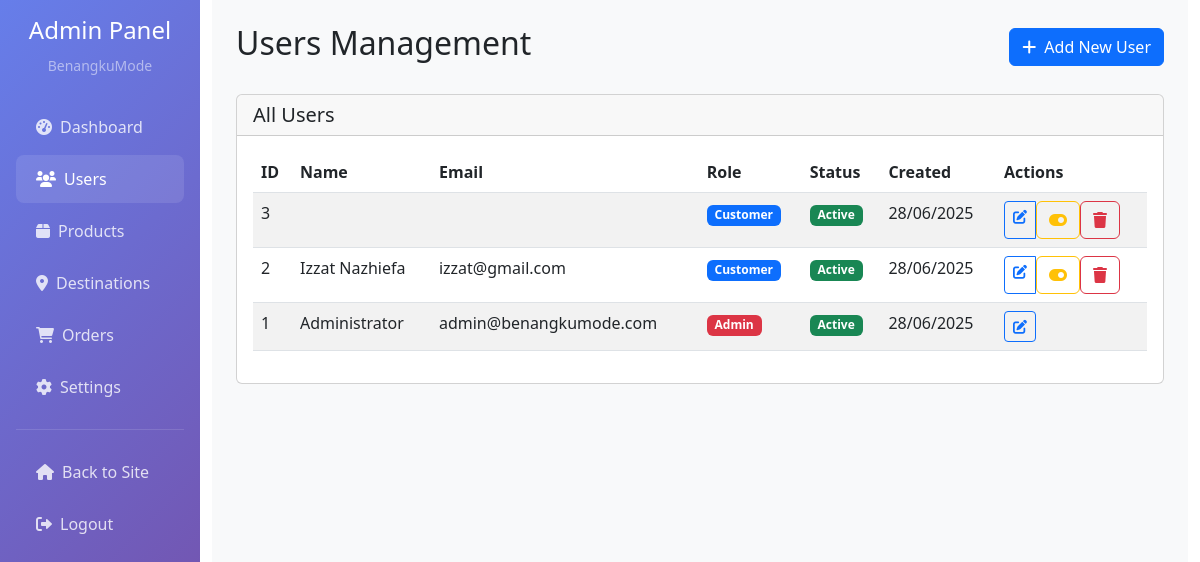
Before: /admin/users.php (signed in) with the older database file.
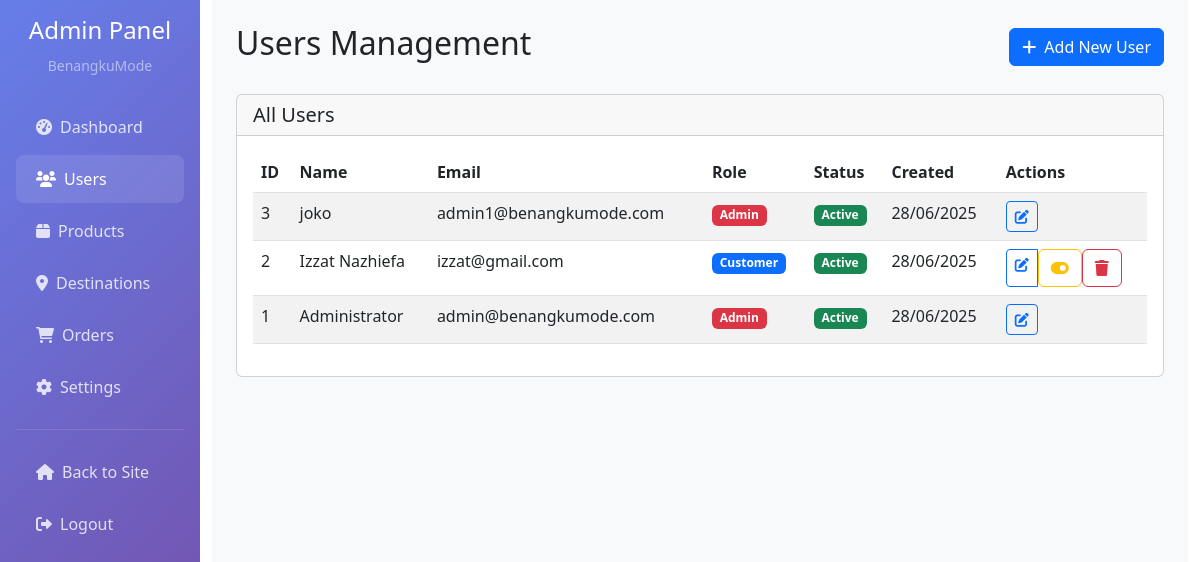
After: the same page with the newer database file.
### tables this page shows
CREATE TABLE `users` (
  `id` int(11) NOT NULL,
  `username` varchar(50) NOT NULL,
  `email` varchar(100) NOT NULL,
  `password` varchar(255) NOT NULL,
  `full_name` varchar(100) NOT NULL,
  `phone` varchar(20) DEFAULT NULL,
  `address` text DEFAULT NULL,
  `role` enum('admin','customer') DEFAULT 'customer',
  `is_active` tinyint(1) DEFAULT 1,
  `reset_token` varchar(255) DEFAULT NULL,
  `reset_expiry` timestamp NULL DEFAULT NULL,
  `created_at` timestamp NOT NULL DEFAULT current_timestamp(),
  `updated_at` timestamp NOT NULL DEFAULT current_timestamp() ON UPDATE current_timestamp()
);

### admin/users.php (the view, shortened to what this page needs)
<?php
$conn = getDbConnection();
$sql = "SELECT * FROM users ORDER BY created_at DESC";
$result = mysqli_query($conn, $sql);
?>
<!DOCTYPE html>
<html lang="id">
<head>
    <link href="https://cdn.jsdelivr.net/npm/bootstrap@5.3.0/dist/css/bootstrap.min.css" rel="stylesheet">
    <link href="https://cdnjs.cloudflare.com/ajax/libs/font-awesome/6.0.0/css/all.min.css" rel="stylesheet">
</head>
<body>
    <div class="container-fluid">
        <div class="row">
            <div class="col-md-3 col-lg-2 px-0">
                <div class="sidebar p-3">
                    <div class="text-center mb-4">
                        <h4 class="text-white">Admin Panel</h4>
                        <small class="text-white-50">BenangkuMode</small>
                    </div>
                    <nav class="nav flex-column">
                        <a class="nav-link" href="dashboard.php">
                            <i class="fas fa-tachometer-alt me-2"></i>Dashboard
                        </a>
                        <a class="nav-link active" href="users.php">
                            <i class="fas fa-users me-2"></i>Users
                        </a>
                        <a class="nav-link" href="products.php">
                            <i class="fas fa-box me-2"></i>Products
                        </a>
                        <a class="nav-link" href="destinations.php">
                            <i class="fas fa-map-marker-alt me-2"></i>Destinations
                        </a>
                        <a class="nav-link" href="orders.php">
                            <i class="fas fa-shopping-cart me-2"></i>Orders
                        </a>
                        <a class="nav-link" href="settings.php">
                            <i class="fas fa-cog me-2"></i>Settings
                        </a>
                        <hr class="text-white-50">
                        <a class="nav-link" href="../index.php">
                            <i class="fas fa-home me-2"></i>Back to Site
                        </a>
                        <a class="nav-link" href="../logout.php">
                            <i class="fas fa-sign-out-alt me-2"></i>Logout
                        </a>
                    </nav>
                </div>
            </div>
            <div class="col-md-9 col-lg-10">
                <div class="main-content p-4">
                    <div class="d-flex justify-content-between align-items-center mb-4">
                        <h2>Users Management</h2>
                        <a href="add_user.php" class="btn btn-primary">
                            <i class="fas fa-plus me-2"></i>Add New User
                        </a>
                    </div>
                    <div class="card">
                        <div class="card-header">
                            <h5 class="mb-0">All Users</h5>
                        </div>
                        <div class="card-body">
                            <div class="table-responsive">
                                <table class="table table-striped">
                                    <thead>
                                        <tr>
                                            <th>ID</th>
                                            <th>Name</th>
                                            <th>Email</th>
                                            <th>Role</th>
                                            <th>Status</th>
                                            <th>Created</th>
                                            <th>Actions</th>
                                        </tr>
                                    </thead>
                                    <tbody>
                                        <?php while ($user = mysqli_fetch_assoc($result)): ?>
                                            <tr>
                                                <td><?php echo $user['id']; ?></td>
                                                <td><?php echo htmlspecialchars($user['full_name']); ?></td>
                                                <td><?php echo htmlspecialchars($user['email']); ?></td>
                                                <td>
                                                    <span class="badge bg-<?php echo $user['role'] === 'admin' ? 'danger' : 'primary'; ?>">
                                                        <?php echo ucfirst($user['role']); ?>
                                                    </span>
                                                </td>
                                                <td>
                                                    <span class="badge bg-<?php echo $user['is_active'] ? 'success' : 'secondary'; ?>">
                                                        <?php echo $user['is_active'] ? 'Active' : 'Inactive'; ?>
                                                    </span>
                                                </td>
                                                <td><?php echo date('d/m/Y', strtotime($user['created_at'])); ?></td>
                                                <td>
                                                    <div class="btn-group btn-group-sm">
                                                        <a href="edit_user.php?id=<?php echo $user['id']; ?>"
                                                           class="btn btn-outline-primary">
                                                            <i class="fas fa-edit"></i>
                                                        </a>
                                                        <?php if ($user['role'] !== 'admin'): ?>
                                                            <form method="POST" style="display: inline;"
                                                                  onsubmit="return confirm('Are you sure you want to toggle this user status?')">
                                                                <button type="submit" class="btn btn-outline-warning">
                                                                    <i class="fas fa-toggle-on"></i>
                                                                </button>
                                                            </form>
                                                            <form method="POST" style="display: inline;"
                                                                  onsubmit="return confirm('Are you sure you want to delete this user?')">
                                                                <button type="submit" class="btn btn-outline-danger">
                                                                    <i class="fas fa-trash"></i>
                                                                </button>
                                                            </form>
                                                        <?php endif; ?>
                                                    </div>
                                                </td>
                                            </tr>
                                        <?php endwhile; ?>
                                    </tbody>
                                </table>
                            </div>
                        </div>
                    </div>
                </div>
            </div>
        </div>
    </div>
</body>
</html>

### admin/users.php (style rules this page uses)
.sidebar { min-height: 100vh; background: linear-gradient(135deg, #667eea 0%, #764ba2 100%); }
.sidebar .nav-link { color: rgba(255,255,255,0.8); padding: 12px 20px; border-radius: 8px; margin: 2px 0; }
.sidebar .nav-link:hover, .sidebar .nav-link.active { color: white; background: rgba(255,255,255,0.1); }
.main-content { background: #f8f9fa; min-height: 100vh; }

Changed rows visible on the page:
changed users id 3: full_name (not shown) → "joko"; email (not shown) → "admin1@benangkumode.com"; role "Customer" → "Admin"
